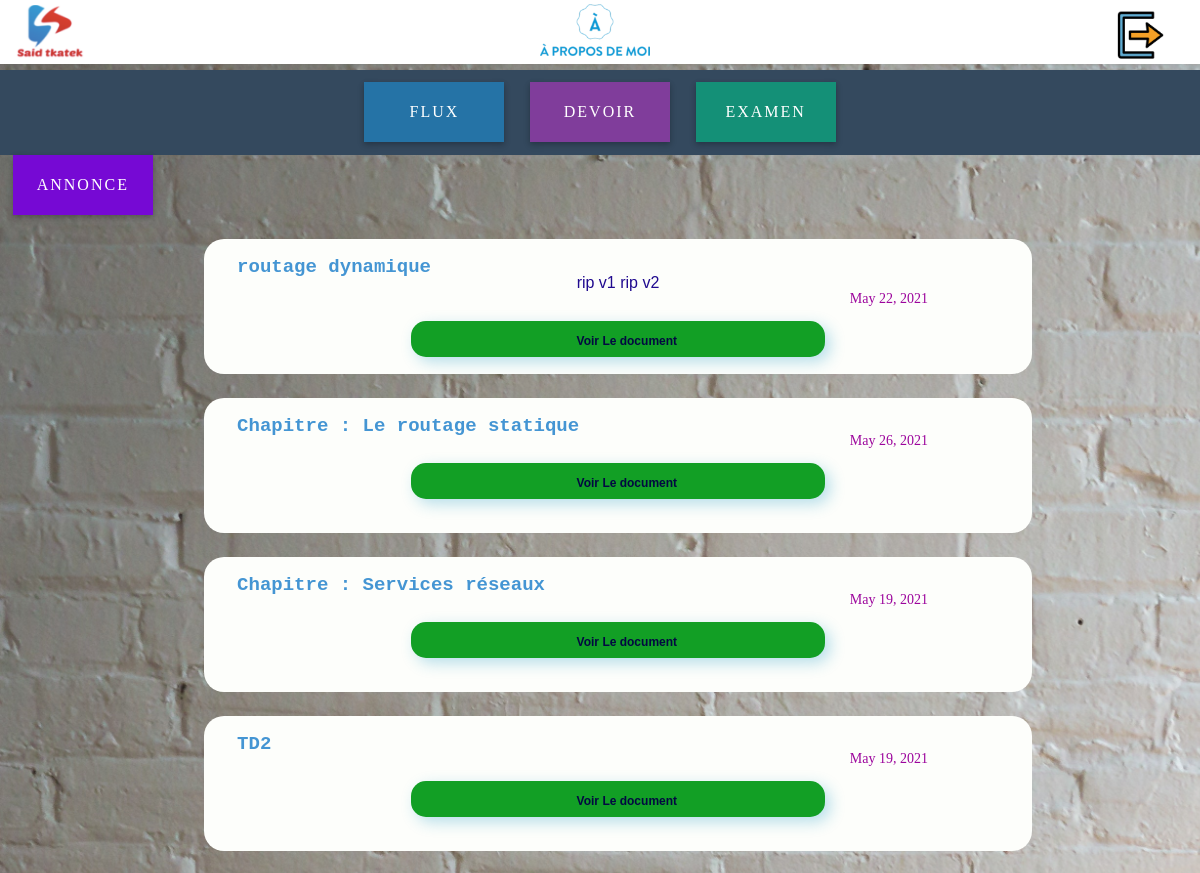
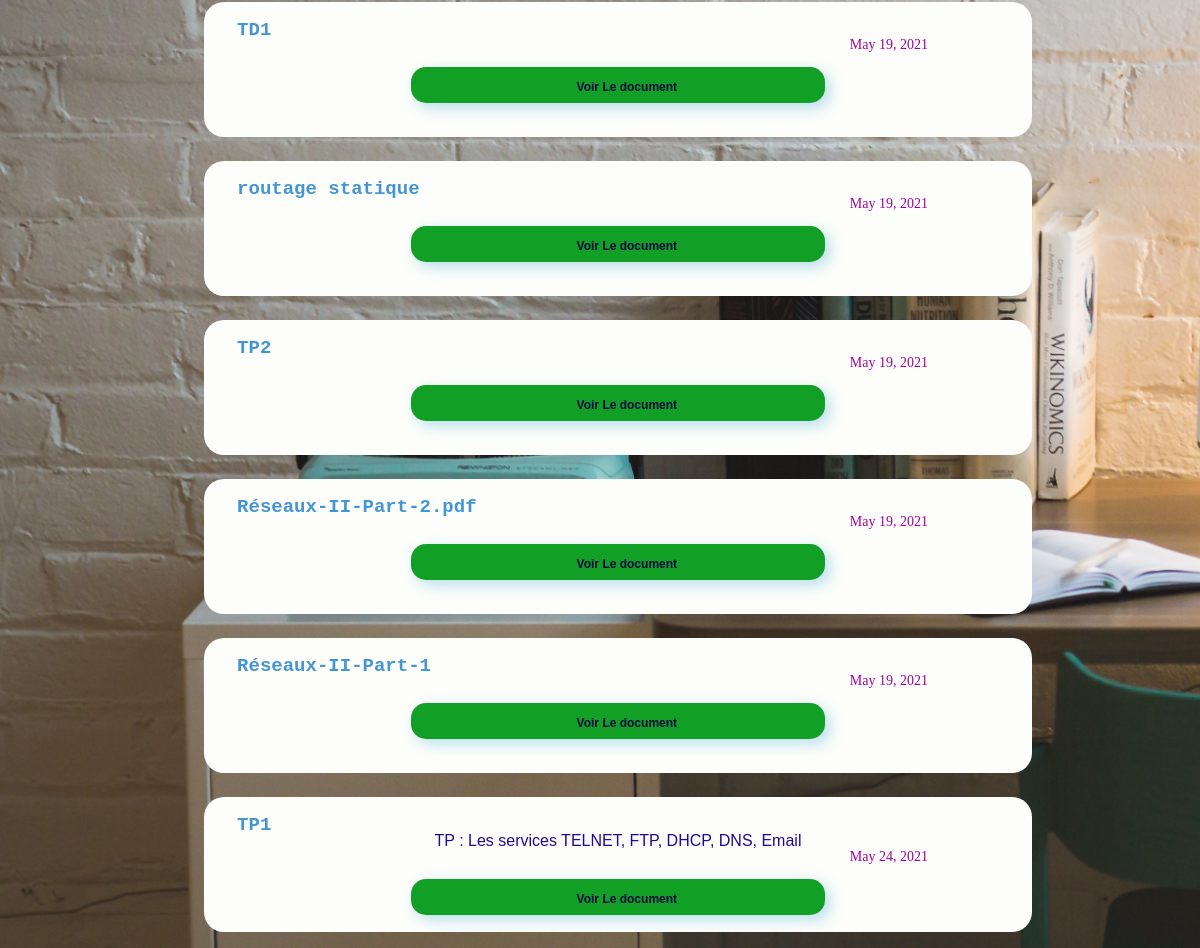
Page /reseaux-ii-2020-2021 (signed in) on the committed database (2 pictures, top to bottom).
### content/models.py (models this page shows, shortened)
class Document(models.Model):
    titre=models.CharField(max_length=200,blank=True,null=True)
    dec=models.CharField(max_length=200,blank=True,null=True)
    dt=models.DateField(auto_now=True)
    files=models.FileField(upload_to='Docs')
    cour=models.ForeignKey(Cour, on_delete=models.CASCADE,default=0)

### content/views.py (the view)
# urls.py: path('',include('content.urls'))
@login_required(login_url='login')
@xframe_options_exempt
def content(request,slug):
	c=Cour.objects.get(slug=slug)
	d=Document.objects.all()
	context={
	'cours':c,
	'doc':d,
	}
	return render(request,'cours.html',context)

### templates/cours.html (shortened to what this page needs)
{% extends 'base.html' %}
{% load static %}
{% block content %}
<div class="wrapper">
  <a href="{{cours.slug}}">	<div class="button _1">
    <span>flux</span><div class="back"> </div>
	</div></a>
  <a  href="{{cours.slug}}/devoir"><div class="button _2">
 	<span>Devoir</span><div class="back"></div>
	</div></a>
  <a href="{{cours.slug}}/exam">
	<div class="button _3">
		<span>Examen</span><div class="back"></div>
	</div></a>
	</div>
</div>
<a href="/{{cours.slug}}/annoce"><div class="button _4">
  <span>annonce</span><div class="back"></div>
</div>
</div></a>
{% for d in doc  reversed %}
{% if d.cour.titre == cours.titre %}
<body class='all'>
<div  class='  doc' id="doc" id="doc1" >
<h1 class="h">{{d.titre}}</h1>
{% if d.dec %}
<p class='pargraph'>{{d.dec}}</p>
{% endif %}
<p class='par'>{{d.dt}}</p>
<a href="{{d.files.url}}" target="_blank"><div class='sub'>
  <h3 class ='voir'>Voir Le document</h3>
</div></a>
</div>
{% endif %}
{% endfor %}
</body>
{% endblock%}

### templates/cours.html (style rules this page uses)
:root { --height: 100px; --width: 200px; }
.wrapper { padding-top:1%; margin-top:-2.5% ; height: 73px; width: 100%; display: flex; justify-content: center; background: #34495e; }
.button { position: relative; width: calc(0.7 * var(--width)); height: calc(0.6 * var(--height)); display: flex; justify-content: center; align-items: center; cursor: pointer; overflow: hidden; margin: 0 0.8rem; box-shadow: 0 2px 5px rgba(0, 0, 0, 0.2), 0 3px 8px rgba(0, 0, 0, 0.1); transition: all 0.3s cubic-bezier(0, 0.22, 0.3, 1); }
.button:before { content: ''; position: absolute; top: 0; left: 0; right: 0; bottom: 0; background: rgba(0, 0, 0, 0.1); }
.button span { color: #fff; font-size: 1rem; z-index: 10; text-transform: uppercase; letter-spacing: 2px; }
.button._1 { background: #2980b9; }
.button._2 { background: #8e44ad; }
.button._3 { background: #16a085; }
.button._4 { background: #830aec; }

### rows in the picture
Document: titre "routage dynamique", dec "rip v1 rip v2", dt "May 22, 2021"
Document: titre "Chapitre : Le routage statique", dt "May 26, 2021"
Document: titre "Chapitre : Services réseaux", dt "May 19, 2021"
Document: titre "TD2", dt "May 19, 2021"
Document: titre "TD1", dt "May 19, 2021"
Document: titre "routage statique", dt "May 19, 2021"
Document: titre "TP2", dt "May 19, 2021"
Document: titre "Réseaux-II-Part-2.pdf", dt "May 19, 2021"
Document: titre "Réseaux-II-Part-1", dt "May 19, 2021"
Document: titre "TP1", dec "TP : Les services TELNET, FTP, DHCP, DNS, Email", dt "May 24, 2021"
